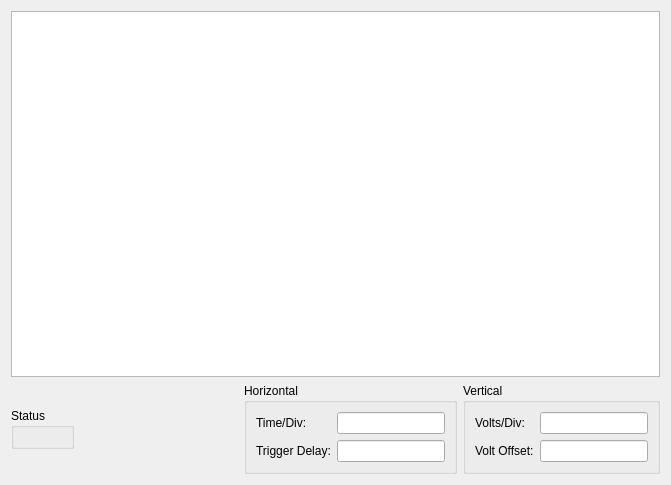
<?xml version="1.0" encoding="UTF-8"?>
<ui version="4.0">
 <class>Form</class>
 <widget class="QWidget" name="Form">
  <property name="geometry">
   <rect>
    <x>0</x>
    <y>0</y>
    <width>671</width>
    <height>485</height>
   </rect>
  </property>
  <property name="windowTitle">
   <string>Oscilloscope</string>
  </property>
  <layout class="QVBoxLayout" name="verticalLayout">
   <item>
    <widget class="PyDMWaveformPlot" name="PyDMWaveformPlot">
     <property name="toolTip">
      <string/>
     </property>
     <property name="whatsThis">
      <string/>
     </property>
     <property name="showXGrid">
      <bool>true</bool>
     </property>
     <property name="showYGrid">
      <bool>true</bool>
     </property>
     <property name="showLegend">
      <bool>false</bool>
     </property>
     <property name="curves">
      <stringlist>
       <string>{&quot;y_channel&quot;: &quot;ca://MTEST:Waveform&quot;, &quot;x_channel&quot;: &quot;ca://MTEST:TimeBase&quot;, &quot;name&quot;: &quot;Scope Trace&quot;, &quot;color&quot;: &quot;white&quot;, &quot;lineStyle&quot;: 1, &quot;lineWidth&quot;: 1, &quot;symbol&quot;: null, &quot;symbolSize&quot;: 10, &quot;redraw_mode&quot;: 2}</string>
      </stringlist>
     </property>
     <property name="autoRangeX">
      <bool>true</bool>
     </property>
     <property name="yChannel" stdset="0">
      <string>ca://MTEST:Waveform</string>
     </property>
     <property name="xChannel" stdset="0">
      <string>ca://MTEST:TimeBase</string>
     </property>
    </widget>
   </item>
   <item>
    <layout class="QHBoxLayout" name="horizontalLayout">
     <item>
      <widget class="QGroupBox" name="groupBox_3">
       <property name="sizePolicy">
        <sizepolicy hsizetype="Preferred" vsizetype="Maximum">
         <horstretch>0</horstretch>
         <verstretch>0</verstretch>
        </sizepolicy>
       </property>
       <property name="title">
        <string>Status</string>
       </property>
       <layout class="QFormLayout" name="formLayout_3">
        <property name="fieldGrowthPolicy">
         <enum>QFormLayout::FieldsStayAtSizeHint</enum>
        </property>
        <item row="0" column="0">
         <widget class="PyDMEnumComboBox" name="PyDMEnumComboBox">
          <property name="toolTip">
           <string/>
          </property>
          <property name="whatsThis">
           <string/>
          </property>
          <property name="channel" stdset="0">
           <string>ca://MTEST:Run</string>
          </property>
         </widget>
        </item>
       </layout>
      </widget>
     </item>
     <item>
      <spacer name="horizontalSpacer">
       <property name="orientation">
        <enum>Qt::Horizontal</enum>
       </property>
       <property name="sizeHint" stdset="0">
        <size>
         <width>40</width>
         <height>20</height>
        </size>
       </property>
      </spacer>
     </item>
     <item>
      <widget class="QGroupBox" name="groupBox_2">
       <property name="sizePolicy">
        <sizepolicy hsizetype="Maximum" vsizetype="Maximum">
         <horstretch>0</horstretch>
         <verstretch>0</verstretch>
        </sizepolicy>
       </property>
       <property name="title">
        <string>Horizontal</string>
       </property>
       <layout class="QFormLayout" name="formLayout_2">
        <property name="fieldGrowthPolicy">
         <enum>QFormLayout::FieldsStayAtSizeHint</enum>
        </property>
        <item row="0" column="0">
         <widget class="QLabel" name="label_3">
          <property name="text">
           <string>Time/Div:</string>
          </property>
         </widget>
        </item>
        <item row="0" column="1">
         <widget class="PyDMLineEdit" name="timePerDivLineEdit">
          <property name="minimumSize">
           <size>
            <width>35</width>
            <height>0</height>
           </size>
          </property>
          <property name="toolTip">
           <string/>
          </property>
          <property name="whatsThis">
           <string/>
          </property>
          <property name="channel" stdset="0">
           <string>ca://MTEST:TimePerDivision</string>
          </property>
         </widget>
        </item>
        <item row="1" column="0">
         <widget class="QLabel" name="label_4">
          <property name="text">
           <string>Trigger Delay:</string>
          </property>
         </widget>
        </item>
        <item row="1" column="1">
         <widget class="PyDMLineEdit" name="triggerDelayLineEdit">
          <property name="minimumSize">
           <size>
            <width>35</width>
            <height>0</height>
           </size>
          </property>
          <property name="toolTip">
           <string/>
          </property>
          <property name="whatsThis">
           <string/>
          </property>
          <property name="channel" stdset="0">
           <string>ca://MTEST:TriggerDelay</string>
          </property>
         </widget>
        </item>
       </layout>
      </widget>
     </item>
     <item>
      <widget class="QGroupBox" name="groupBox">
       <property name="sizePolicy">
        <sizepolicy hsizetype="Maximum" vsizetype="Maximum">
         <horstretch>0</horstretch>
         <verstretch>0</verstretch>
        </sizepolicy>
       </property>
       <property name="title">
        <string>Vertical</string>
       </property>
       <layout class="QFormLayout" name="formLayout">
        <property name="fieldGrowthPolicy">
         <enum>QFormLayout::FieldsStayAtSizeHint</enum>
        </property>
        <item row="0" column="0">
         <widget class="QLabel" name="label">
          <property name="text">
           <string>Volts/Div:</string>
          </property>
         </widget>
        </item>
        <item row="0" column="1">
         <widget class="PyDMLineEdit" name="voltsPerDivLineEdit">
          <property name="minimumSize">
           <size>
            <width>35</width>
            <height>0</height>
           </size>
          </property>
          <property name="toolTip">
           <string/>
          </property>
          <property name="whatsThis">
           <string/>
          </property>
          <property name="channel" stdset="0">
           <string>ca://MTEST:VoltsPerDivision</string>
          </property>
         </widget>
        </item>
        <item row="1" column="0">
         <widget class="QLabel" name="label_2">
          <property name="text">
           <string>Volt Offset:</string>
          </property>
         </widget>
        </item>
        <item row="1" column="1">
         <widget class="PyDMLineEdit" name="voltOffsetLineEdit">
          <property name="minimumSize">
           <size>
            <width>35</width>
            <height>0</height>
           </size>
          </property>
          <property name="toolTip">
           <string/>
          </property>
          <property name="whatsThis">
           <string/>
          </property>
          <property name="channel" stdset="0">
           <string>ca://MTEST:VoltOffset</string>
          </property>
         </widget>
        </item>
       </layout>
      </widget>
     </item>
    </layout>
   </item>
  </layout>
 </widget>
 <customwidgets>
  <customwidget>
   <class>PyDMWaveformPlot</class>
   <extends>QGraphicsView</extends>
   <header>pydm.widgets.waveformplot</header>
  </customwidget>
  <customwidget>
   <class>PyDMEnumComboBox</class>
   <extends>QFrame</extends>
   <header>pydm.widgets.enum_combo_box</header>
  </customwidget>
  <customwidget>
   <class>PyDMLineEdit</class>
   <extends>QLineEdit</extends>
   <header>pydm.widgets.line_edit</header>
  </customwidget>
 </customwidgets>
 <resources/>
 <connections/>
</ui>
